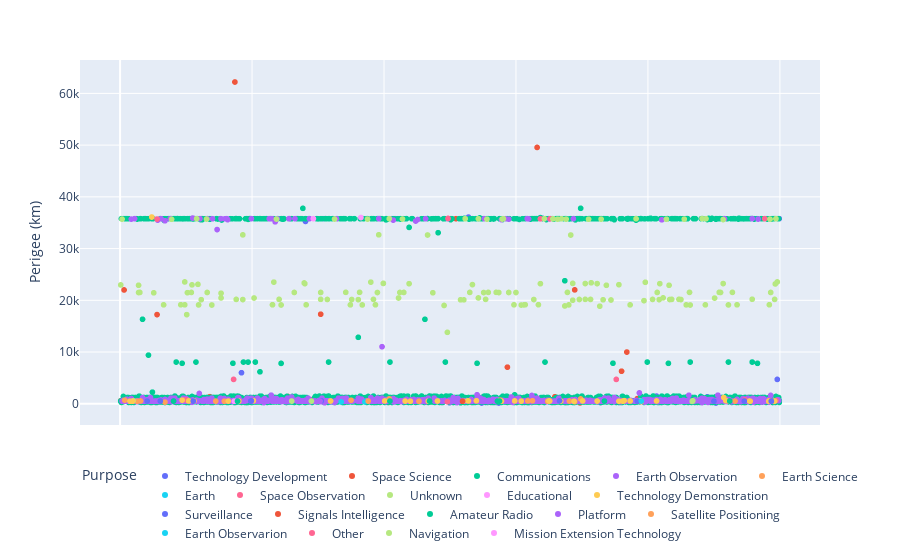

Notebook source saved alongside this figure:
### Code cell
fig = px.scatter(objects_in_orbit, x='x', y='Perigee (km)', color='Purpose')
# Use a horizontal legend
fig.update_layout(legend=dict(orientation="h"))
# Hide the X axis tick labels
fig.update_xaxes(showticklabels=False)
# Hide the X axis title
fig.update_xaxes(title_text="")
fig.show()

### Figure 1 — Plotly figure (JSON) as saved in the notebook; plotly's stock layout.template omitted (floating-point values rounded to 4 significant figures; data arrays with more than 128 entries replaced by an {"elided": "..."} marker saying what was removed)
{"data": [{"hovertemplate": "Purpose=Technology Development<br>x=%{x}<br>Perigee (km)=%{y}<extra></extra>", "legendgroup": "Technology Development", "marker": {"color": "#636efa", "symbol": "circle"}, "mode": "markers", "name": "Technology Development", "showlegend": true, "type": "scattergl", "x": {"elided": "363 int values"}, "xaxis": "x", "y": {"elided": "363 float values"}, "yaxis": "y"}, {"hovertemplate": "Purpose=Space Science<br>x=%{x}<br>Perigee (km)=%{y}<extra></extra>", "legendgroup": "Space Science", "marker": {"color": "#EF553B", "symbol": "circle"}, "mode": "markers", "name": "Space Science", "showlegend": true, "type": "scattergl", "x": [697, 407, 586, 646, 298, 502, 399, 802, 636, 144, 560, 404, 231, 701, 923, 476, 222, 316, 318, 94, 236, 647, 653, 318, 670, 518, 718, 665, 983, 186, 893, 744, 265, 112, 384, 955, 382, 151, 297, 390, 792, 956, 288, 225, 213, 277, 777, 873, 224, 508, 828, 835, 407, 445, 402, 458, 999, 208, 975, 149, 862, 189, 456, 777, 1, 993, 339, 233, 801, 290, 99, 628, 751, 565, 358, 3, 666, 553, 444, 850, 397, 785, 291, 88, 85, 784, 550, 659, 136, 254, 760, 587, 768, 56, 304, 6, 689, 509, 632, 174], "xaxis": "x", "y": [170, 258, 399, 401, 409, 410, 411, 432, 437, 443, 444, 449, 460, 461, 467, 469, 474, 481, 484, 487, 488, 488, 489, 493, 493, 493, 494, 494, 495, 496, 500, 507, 514, 514, 515, 522, 524, 534, 534, 535, 535, 536, 536, 537, 546, 546, 548, 550, 551, 552, 552, 555, 572, 573, 578, 579, 579, 581, 582, 587, 587, 588, 588, 591, 592, 594, 595, 600, 610, 612, 613, 613, 619, 620, 620, 624, 632, 638, 670, 686, 686, 697, 802, 817, 952, 1000, 1317, 1357, 1375, 1429, 6292, 7079, 9999, 17240, 17313, 21998, 22017, 35779, 49551, 62200], "yaxis": "y"}, {"hovertemplate": "Purpose=Communications<br>x=%{x}<br>Perigee (km)=%{y}<extra></extra>", "legendgroup": "Communications", "marker": {"color": "#00cc96", "symbol": "circle"}, "mode": "markers", "name": "Communications", "showlegend": true, "type": "scattergl", "x": {"elided": "3613 int values"}, "xaxis": "x", "y": {"elided": "3613 int values"}, "yaxis": "y"}, {"hovertemplate": "Purpose=Earth Observation<br>x=%{x}<br>Perigee (km)=%{y}<extra></extra>", "legendgroup": "Earth Observation", "marker": {"color": "#ab63fa", "symbol": "circle"}, "mode": "markers", "name": "Earth Observation", "showlegend": true, "type": "scattergl", "x": {"elided": "1129 int values"}, "xaxis": "x", "y": {"elided": "1129 int values"}, "yaxis": "y"}, {"hovertemplate": "Purpose=Earth Science<br>x=%{x}<br>Perigee (km)=%{y}<extra></extra>", "legendgroup": "Earth Science", "marker": {"color": "#FFA15A", "symbol": "circle"}, "mode": "markers", "name": "Earth Science", "showlegend": true, "type": "scattergl", "x": [68, 790, 689, 991, 923, 648, 26, 453, 762, 158, 988, 145, 932, 681, 31, 618, 625, 984, 102, 350, 7, 576, 698, 408], "xaxis": "x", "y": [325, 397, 412, 455, 483, 488, 493, 496, 497, 500, 515, 520, 522, 528, 541, 550, 586, 599, 637, 680, 702, 712, 935, 945], "yaxis": "y"}, {"hovertemplate": "Purpose=Earth<br>x=%{x}<br>Perigee (km)=%{y}<extra></extra>", "legendgroup": "Earth", "marker": {"color": "#19d3f3", "symbol": "circle"}, "mode": "markers", "name": "Earth", "showlegend": true, "type": "scattergl", "x": [371, 335], "xaxis": "x", "y": [368, 368], "yaxis": "y"}, {"hovertemplate": "Purpose=Space Observation<br>x=%{x}<br>Perigee (km)=%{y}<extra></extra>", "legendgroup": "Space Observation", "marker": {"color": "#FF6692", "symbol": "circle"}, "mode": "markers", "name": "Space Observation", "showlegend": true, "type": "scattergl", "x": [496, 994, 99, 947, 56, 637, 652, 977, 497], "xaxis": "x", "y": [405, 631, 772, 772, 35703, 35749, 35769, 35781, 35826], "yaxis": "y"}, {"hovertemplate": "Purpose=Unknown<br>x=%{x}<br>Perigee (km)=%{y}<extra></extra>", "legendgroup": "Unknown", "marker": {"color": "#B6E880", "symbol": "circle"}, "mode": "markers", "name": "Unknown", "showlegend": true, "type": "scattergl", "x": [867, 260, 290, 868, 527, 20], "xaxis": "x", "y": [472, 525, 525, 585, 585, 585], "yaxis": "y"}, {"hovertemplate": "Purpose=Educational<br>x=%{x}<br>Perigee (km)=%{y}<extra></extra>", "legendgroup": "Educational", "marker": {"color": "#FF97FF", "symbol": "circle"}, "mode": "markers", "name": "Educational", "showlegend": true, "type": "scattergl", "x": [173], "xaxis": "x", "y": [489], "yaxis": "y"}, {"hovertemplate": "Purpose=Technology Demonstration<br>x=%{x}<br>Perigee (km)=%{y}<extra></extra>", "legendgroup": "Technology Demonstration", "marker": {"color": "#FECB52", "symbol": "circle"}, "mode": "markers", "name": "Technology Demonstration", "showlegend": true, "type": "scattergl", "x": [955, 19, 983, 688, 440, 756, 15, 520, 467, 578, 992, 608, 575, 164, 762, 723, 668, 432, 180, 481, 954, 319, 651, 104, 789, 528, 773, 813, 401, 112, 701, 598, 650, 540, 918, 202, 764, 94, 915, 48], "xaxis": "x", "y": [493, 494, 494, 497, 497, 499, 502, 504, 507, 521, 521, 521, 522, 523, 524, 524, 527, 528, 528, 535, 535, 535, 535, 542, 543, 544, 544, 544, 544, 548, 549, 553, 561, 586, 598, 599, 607, 708, 1207, 36097], "yaxis": "y"}, {"hovertemplate": "Purpose=Surveillance<br>x=%{x}<br>Perigee (km)=%{y}<extra></extra>", "legendgroup": "Surveillance", "marker": {"color": "#636efa", "symbol": "circle"}, "mode": "markers", "name": "Surveillance", "showlegend": true, "type": "scattergl", "x": [987, 784, 900, 987, 198, 41, 61, 111, 946, 666, 199, 305], "xaxis": "x", "y": [494, 497, 497, 512, 512, 513, 525, 526, 526, 574, 577, 577], "yaxis": "y"}, {"hovertemplate": "Purpose=Signals Intelligence<br>x=%{x}<br>Perigee (km)=%{y}<extra></extra>", "legendgroup": "Signals Intelligence", "marker": {"color": "#EF553B", "symbol": "circle"}, "mode": "markers", "name": "Signals Intelligence", "showlegend": true, "type": "scattergl", "x": [519], "xaxis": "x", "y": [495], "yaxis": "y"}, {"hovertemplate": "Purpose=Amateur Radio<br>x=%{x}<br>Perigee (km)=%{y}<extra></extra>", "legendgroup": "Amateur Radio", "marker": {"color": "#00cc96", "symbol": "circle"}, "mode": "markers", "name": "Amateur Radio", "showlegend": true, "type": "scattergl", "x": [572, 178, 734, 81, 924, 409, 575, 469], "xaxis": "x", "y": [513, 513, 519, 522, 522, 522, 523, 524], "yaxis": "y"}, {"hovertemplate": "Purpose=Platform<br>x=%{x}<br>Perigee (km)=%{y}<extra></extra>", "legendgroup": "Platform", "marker": {"color": "#ab63fa", "symbol": "circle"}, "mode": "markers", "name": "Platform", "showlegend": true, "type": "scattergl", "x": [303], "xaxis": "x", "y": [513], "yaxis": "y"}, {"hovertemplate": "Purpose=Satellite Positioning<br>x=%{x}<br>Perigee (km)=%{y}<extra></extra>", "legendgroup": "Satellite Positioning", "marker": {"color": "#FFA15A", "symbol": "circle"}, "mode": "markers", "name": "Satellite Positioning", "showlegend": true, "type": "scattergl", "x": [376], "xaxis": "x", "y": [523], "yaxis": "y"}, {"hovertemplate": "Purpose=Earth Observarion<br>x=%{x}<br>Perigee (km)=%{y}<extra></extra>", "legendgroup": "Earth Observarion", "marker": {"color": "#19d3f3", "symbol": "circle"}, "mode": "markers", "name": "Earth Observarion", "showlegend": true, "type": "scattergl", "x": [790], "xaxis": "x", "y": [530], "yaxis": "y"}, {"hovertemplate": "Purpose=Other<br>x=%{x}<br>Perigee (km)=%{y}<extra></extra>", "legendgroup": "Other", "marker": {"color": "#FF6692", "symbol": "circle"}, "mode": "markers", "name": "Other", "showlegend": true, "type": "scattergl", "x": [752, 172], "xaxis": "x", "y": [4713.0, 4713.0], "yaxis": "y"}, {"hovertemplate": "Purpose=Navigation<br>x=%{x}<br>Perigee (km)=%{y}<extra></extra>", "legendgroup": "Navigation", "marker": {"color": "#B6E880", "symbol": "circle"}, "mode": "markers", "name": "Navigation", "showlegend": true, "type": "scattergl", "x": {"elided": "152 int values"}, "xaxis": "x", "y": {"elided": "152 int values"}, "yaxis": "y"}, {"hovertemplate": "Purpose=Mission Extension Technology<br>x=%{x}<br>Perigee (km)=%{y}<extra></extra>", "legendgroup": "Mission Extension Technology", "marker": {"color": "#FF97FF", "symbol": "circle"}, "mode": "markers", "name": "Mission Extension Technology", "showlegend": true, "type": "scattergl", "x": [293, 365], "xaxis": "x", "y": [35783, 36000], "yaxis": "y"}], "layout": {"legend": {"orientation": "h", "title": {"text": "Purpose"}, "tracegroupgap": 0}, "margin": {"t": 60}, "xaxis": {"anchor": "y", "domain": [0, 1], "showticklabels": false, "title": {"text": ""}}, "yaxis": {"anchor": "x", "domain": [0, 1], "title": {"text": "Perigee (km)"}}}}
